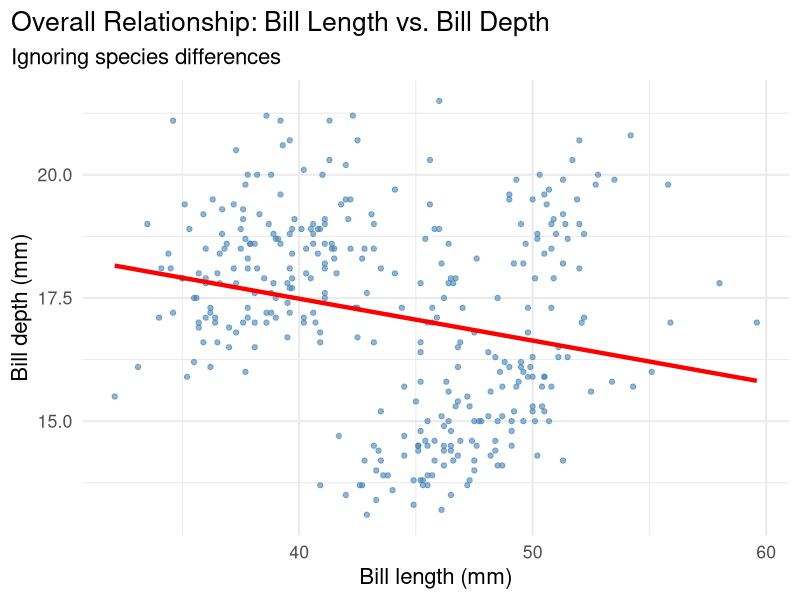
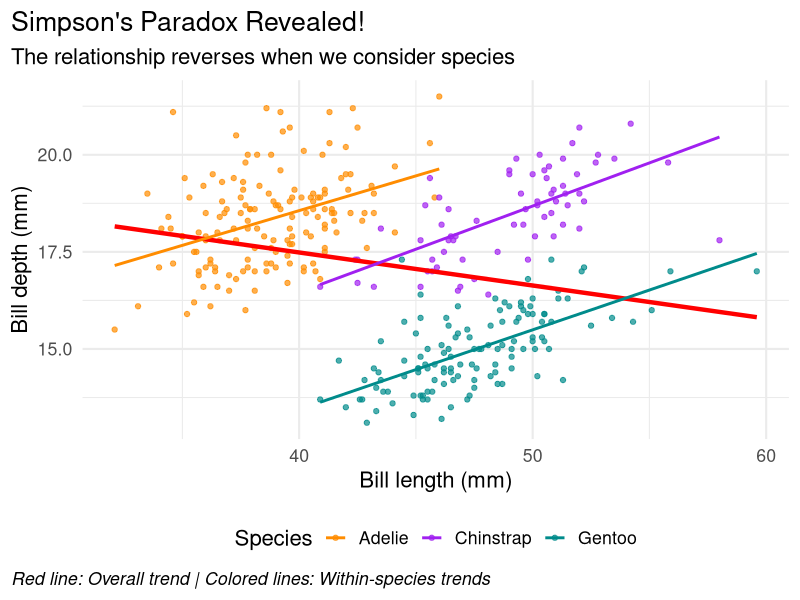
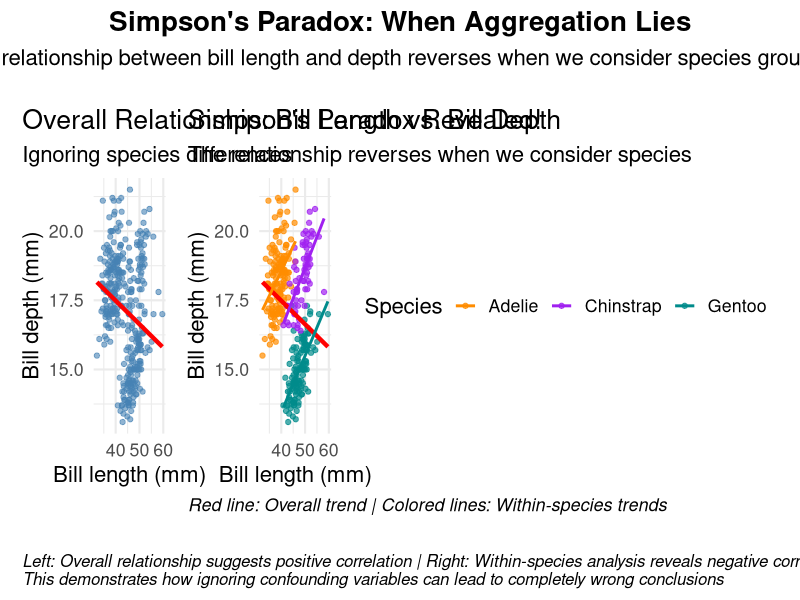

These figures' R source, in order:
## ---- chunk 1
#| message: false
#| warning: false
# Set CRAN mirror for package installation
options(repos = c(CRAN = "https://cran.rstudio.com/"))

# Install required packages if not already installed
if (!require(patchwork, quietly = TRUE)) {
  install.packages("patchwork")
  library(patchwork)
}

library(ggplot2)
library(palmerpenguins)
data(penguins)
## ---- chunk 2
#| message: false
#| warning: false
plot1 <- ggplot(data = penguins,
        aes(x = bill_length_mm,
        y = bill_depth_mm)) +
  theme_minimal(16) +
  geom_point(alpha = 0.6, color = "steelblue") +
  labs(title = "Overall Relationship: Bill Length vs. Bill Depth",
       subtitle = "Ignoring species differences",
       x = "Bill length (mm)",
       y = "Bill depth (mm)") +
  theme(plot.title.position = "plot",
        plot.caption = element_text(hjust = 0, face= "italic"),
        plot.caption.position = "plot") +
  geom_smooth(method = "lm", se = FALSE, color = "red", linewidth = 1.5)

plot1
## ---- chunk 3
#| message: false
#| warning: false
#| eval: true
#| fig-cap: "Simpson's Paradox Revealed: Overall vs. Species-Specific Relationships"

plot2 <- ggplot(data = penguins,
       aes(x = bill_length_mm,
           y = bill_depth_mm,
           color = species)) +
  theme_minimal(16) +
  geom_point(alpha = 0.7) +
  scale_color_manual(values = c("darkorange","purple","cyan4"),
                     name = "Species") +
  labs(title = "Simpson's Paradox Revealed!",
       subtitle = "The relationship reverses when we consider species",
       x = "Bill length (mm)",
       y = "Bill depth (mm)",
       caption = "Red line: Overall trend | Colored lines: Within-species trends") +
  theme(plot.title.position = "plot",
        plot.caption = element_text(hjust = 0, face = "italic"),
        plot.caption.position = "plot",
        legend.position = "bottom") +
  # Overall trend (ignoring species)
  geom_smooth(method = "lm", se = FALSE, color = "red", 
              linewidth = 1.5, alpha = 0.8) +
  # Species-specific trends
  geom_smooth(method = "lm", se = FALSE, linewidth = 1)

plot2
## ---- chunk 4
#| message: false
#| warning: false
#| fig-cap: "Simpson's Paradox: The same data tells two different stories"

# Create the side-by-side comparison using patchwork
comparison_plot <- plot1 + plot2 +
  plot_layout(guides = "collect") +
  plot_annotation(
    title = "Simpson's Paradox: When Aggregation Lies",
    subtitle = "The relationship between bill length and depth reverses when we consider species grouping",
    caption = "Left: Overall relationship suggests positive correlation | Right: Within-species analysis reveals negative correlations\nThis demonstrates how ignoring confounding variables can lead to completely wrong conclusions",
    theme = theme_minimal(16) +
      theme(
        plot.title = element_text(size = 20, face = "bold", hjust = 0.5),
        plot.subtitle = element_text(size = 16, hjust = 0.5, margin = margin(b = 20)),
        plot.caption = element_text(size = 12, hjust = 0, face = "italic", margin = margin(t = 20)),
        plot.title.position = "plot",
        plot.caption.position = "plot"
      )
  )

comparison_plot
